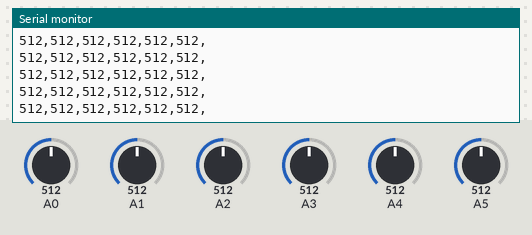
Recording of a sketch running on a simulated Arduino Uno, built with avr-gcc and run on an emulated ATmega328P. On the bench: the last lines printed to the serial monitor. Inputs (shaded band) come from the test bench; at power-on: A0 = 512, A1 = 512, A2 = 512, A3 = 512, A4 = 512, A5 = 512.

Above: at 1.2 s.
1.3 s: A0 set to 716
At 1.36 s:
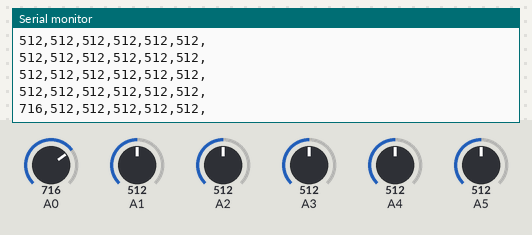
4.3 s: A1 set to 716
At 4.31 s:
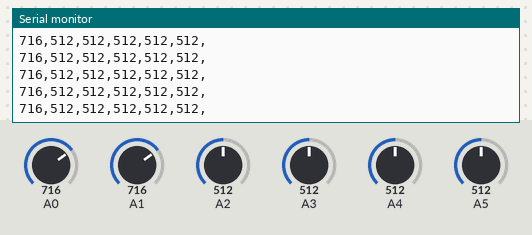
5.8 s: A2 set to 716
At 5.81 s:
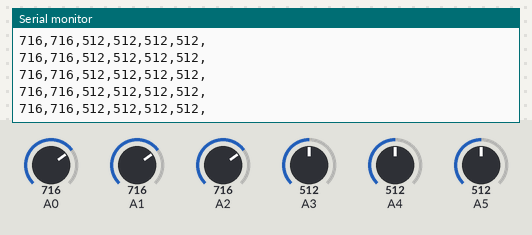
7.3 s: A3 set to 716
At 7.31 s:
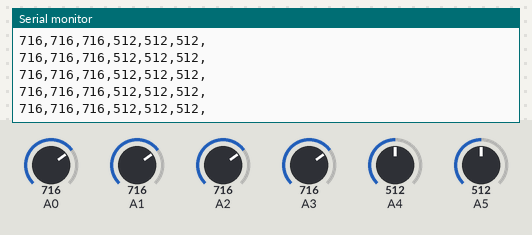
8.8 s: A4 set to 716
At 8.81 s:
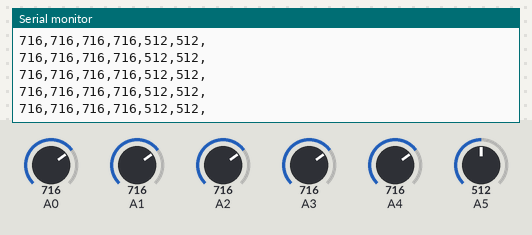
10.3 s: A5 set to 716
At 10.31 s:
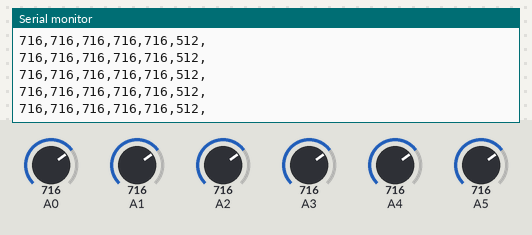

Measured:
- after the input at 1.3 s, the serial monitor: prints a new line after 0.05 s (image 1)

The sketch:

Analog_Sensor_Test.ino
```cpp
/*  Code initially written by Brendan Nagle
  Worked with Teresa Ou and John Stanley
  Project completed for Thayer School of Engineering Engs 89/90
  Sponsored by Gunnar Pope, Evan Gelfand, Allison Beck, and Ziad Al-shamsie
*/
const int DELAY_TIME = 50; //The time to delay before running the loop again. This sets our sampling rate
//The following two lines are taken from the Adafruit code
/* Assign a unique ID to this sensor at the same time */
//Setup is like initialization. It is run once
void setup() {
  Serial.begin(9600);
  while (!Serial) {
  ;
  }
}

//Loop code runs repeatedly. It's like one giant infinite while loop
void loop() {
  //Create an array to store pressure sensor data, and read each sensor into that array
  int pressureSensor[6];
  for (int i = 0; i<6; i++) {
    pressureSensor[i]=analogRead(i);
  }

  //Serial.println("Writing to string");
  //Initialize a data string for sending information to the SD card
  String dataString;
  //Add the Pressure Data
  //dataString+= "\n\rP: ";
  for (int i = 0; i<6;i++) {
    dataString+=String(pressureSensor[i]);
    dataString+=",";
    //Make the list comma separated
    /* if (i<5) {
      dataString+=",";
    } else {
      dataString+="\n\r"; //Move to a new line for the accelerometer data
    }
    */
  }
  Serial.println(dataString);
  //resetLoop:
  delay(DELAY_TIME);
}
```
